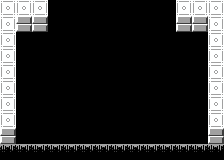

This game map was drawn from its Tiled (.tmx) file and the tilesets committed beside it. A one-line description and the full map source follow:
An orthogonal 14x10 tile map with 16x16 px tiles, 1 tile layer (Tile Layer 1).

<map version="1.10" tiledversion="1.10.2" orientation="orthogonal" renderorder="right-down" width="14" height="10" tilewidth="16" tileheight="16" infinite="0" nextlayerid="2" nextobjectid="1">
 <properties>
  <property name="exit_north" type="bool" value="true" />
 </properties>
 <tileset firstgid="1" source="../room_tileset.tsx" />
 <layer id="1" name="Tile Layer 1" width="14" height="10">
  <data encoding="csv">
4,4,4,1,1,1,1,1,1,1,1,4,4,4,
4,3,3,1,1,1,1,1,1,1,1,3,3,4,
4,1,1,1,1,1,1,1,1,1,1,1,1,4,
4,1,1,1,1,1,1,1,1,1,1,1,1,4,
4,1,1,1,1,1,1,1,1,1,1,1,1,4,
4,1,1,1,1,1,1,1,1,1,1,1,1,4,
4,1,1,1,1,1,1,1,1,1,1,1,1,4,
4,1,1,1,1,1,1,1,1,1,1,1,1,4,
3,1,1,1,1,1,1,1,1,1,1,1,1,3,
5,5,5,5,5,5,5,5,5,5,5,5,5,5
</data>
 </layer>
</map>
